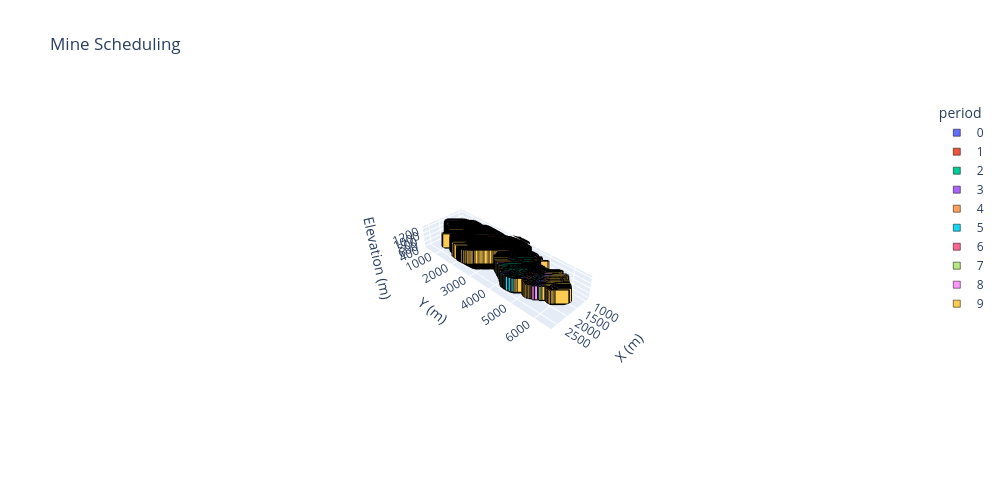

The cell this chart's notebook holds for it:
### Markdown cell above
### Mine Scheduling 3D Plot

### Code cell
# Block dimensions
dx, dy, dz = 25, 25, 20

# Filter extracted blocks and prepare data
d = blocks.loc[blocks.period.notna()].copy()
d["period"] = d["period"].astype(int)
d[["x","y","z"]] *= [dx, dy, dz]
d["period"] -= d["period"].min()
d["period"] = d["period"].astype(str)

# Axis scaling for correct proportions
r = d[["x","y","z"]].max() - d[["x","y","z"]].min()
s = r.max()

# 3D categorical scatter with Plotly default colors
fig = px.scatter_3d(d, x="x", y="y", z="z", color="period", color_discrete_sequence=px.colors.qualitative.Plotly,
    category_orders={"period": sorted(d["period"], key=int)}, labels={"color": "Periods"}, 
    title="Mine Scheduling", width=1000, height=500).update_traces(marker=dict(symbol="square", size=7, 
    line=dict(width=0.5, color="black"))).update_layout(scene=dict(xaxis_title="X (m)", yaxis_title="Y (m)", 
    zaxis_title="Elevation (m)", aspectmode="manual", aspectratio=dict(x=r.x/s, y=r.y/s, z=r.z/s)))
fig.show()

### Figure 1 — Plotly figure (JSON) as saved in the notebook; plotly's stock layout.template omitted (floating-point values rounded to 4 significant figures; data arrays with more than 128 entries replaced by an {"elided": "..."} marker saying what was removed)
{"data": [{"hovertemplate": "period=0<br>x=%{x}<br>y=%{y}<br>z=%{z}<extra></extra>", "legendgroup": "0", "marker": {"color": "#636EFA", "line": {"color": "black", "width": 0.5}, "size": 7, "symbol": "square"}, "mode": "markers", "name": "0", "scene": "scene", "showlegend": true, "type": "scatter3d", "x": {"elided": "9653 int values"}, "y": {"elided": "9653 int values"}, "z": {"elided": "9653 int values"}}, {"hovertemplate": "period=1<br>x=%{x}<br>y=%{y}<br>z=%{z}<extra></extra>", "legendgroup": "1", "marker": {"color": "#EF553B", "line": {"color": "black", "width": 0.5}, "size": 7, "symbol": "square"}, "mode": "markers", "name": "1", "scene": "scene", "showlegend": true, "type": "scatter3d", "x": {"elided": "10274 int values"}, "y": {"elided": "10274 int values"}, "z": {"elided": "10274 int values"}}, {"hovertemplate": "period=2<br>x=%{x}<br>y=%{y}<br>z=%{z}<extra></extra>", "legendgroup": "2", "marker": {"color": "#00CC96", "line": {"color": "black", "width": 0.5}, "size": 7, "symbol": "square"}, "mode": "markers", "name": "2", "scene": "scene", "showlegend": true, "type": "scatter3d", "x": {"elided": "11367 int values"}, "y": {"elided": "11367 int values"}, "z": {"elided": "11367 int values"}}, {"hovertemplate": "period=3<br>x=%{x}<br>y=%{y}<br>z=%{z}<extra></extra>", "legendgroup": "3", "marker": {"color": "#AB63FA", "line": {"color": "black", "width": 0.5}, "size": 7, "symbol": "square"}, "mode": "markers", "name": "3", "scene": "scene", "showlegend": true, "type": "scatter3d", "x": {"elided": "8134 int values"}, "y": {"elided": "8134 int values"}, "z": {"elided": "8134 int values"}}, {"hovertemplate": "period=4<br>x=%{x}<br>y=%{y}<br>z=%{z}<extra></extra>", "legendgroup": "4", "marker": {"color": "#FFA15A", "line": {"color": "black", "width": 0.5}, "size": 7, "symbol": "square"}, "mode": "markers", "name": "4", "scene": "scene", "showlegend": true, "type": "scatter3d", "x": {"elided": "9655 int values"}, "y": {"elided": "9655 int values"}, "z": {"elided": "9655 int values"}}, {"hovertemplate": "period=5<br>x=%{x}<br>y=%{y}<br>z=%{z}<extra></extra>", "legendgroup": "5", "marker": {"color": "#19D3F3", "line": {"color": "black", "width": 0.5}, "size": 7, "symbol": "square"}, "mode": "markers", "name": "5", "scene": "scene", "showlegend": true, "type": "scatter3d", "x": {"elided": "8359 int values"}, "y": {"elided": "8359 int values"}, "z": {"elided": "8359 int values"}}, {"hovertemplate": "period=6<br>x=%{x}<br>y=%{y}<br>z=%{z}<extra></extra>", "legendgroup": "6", "marker": {"color": "#FF6692", "line": {"color": "black", "width": 0.5}, "size": 7, "symbol": "square"}, "mode": "markers", "name": "6", "scene": "scene", "showlegend": true, "type": "scatter3d", "x": {"elided": "15378 int values"}, "y": {"elided": "15378 int values"}, "z": {"elided": "15378 int values"}}, {"hovertemplate": "period=7<br>x=%{x}<br>y=%{y}<br>z=%{z}<extra></extra>", "legendgroup": "7", "marker": {"color": "#B6E880", "line": {"color": "black", "width": 0.5}, "size": 7, "symbol": "square"}, "mode": "markers", "name": "7", "scene": "scene", "showlegend": true, "type": "scatter3d", "x": {"elided": "10930 int values"}, "y": {"elided": "10930 int values"}, "z": {"elided": "10930 int values"}}, {"hovertemplate": "period=8<br>x=%{x}<br>y=%{y}<br>z=%{z}<extra></extra>", "legendgroup": "8", "marker": {"color": "#FF97FF", "line": {"color": "black", "width": 0.5}, "size": 7, "symbol": "square"}, "mode": "markers", "name": "8", "scene": "scene", "showlegend": true, "type": "scatter3d", "x": {"elided": "11984 int values"}, "y": {"elided": "11984 int values"}, "z": {"elided": "11984 int values"}}, {"hovertemplate": "period=9<br>x=%{x}<br>y=%{y}<br>z=%{z}<extra></extra>", "legendgroup": "9", "marker": {"color": "#FECB52", "line": {"color": "black", "width": 0.5}, "size": 7, "symbol": "square"}, "mode": "markers", "name": "9", "scene": "scene", "showlegend": true, "type": "scatter3d", "x": {"elided": "14890 int values"}, "y": {"elided": "14890 int values"}, "z": {"elided": "14890 int values"}}], "layout": {"height": 500, "legend": {"title": {"text": "period"}, "tracegroupgap": 0}, "scene": {"aspectmode": "manual", "aspectratio": {"x": 0.308, "y": 1, "z": 0.1485}, "domain": {"x": [0, 1], "y": [0, 1]}, "xaxis": {"title": {"text": "X (m)"}}, "yaxis": {"title": {"text": "Y (m)"}}, "zaxis": {"title": {"text": "Elevation (m)"}}}, "title": {"text": "Mine Scheduling"}, "width": 1000}}
